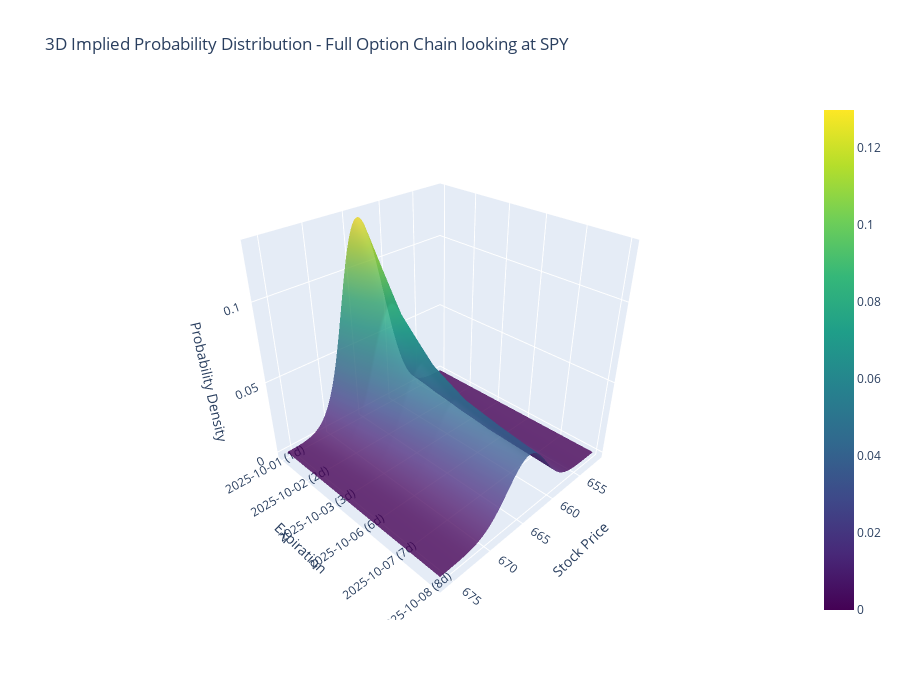

The cell this chart's notebook holds for it:
### Code cell
# Create visualizations
print("\nGenerating 3D IPDF surface plot...")
fig_3d = create_3d_ipdf_surface(options_df, current_price)
fig_3d.show()

### Figure 1 — Plotly figure (JSON) as saved in the notebook; plotly's stock layout.template omitted (floating-point values rounded to 4 significant figures; data arrays with more than 128 entries replaced by an {"elided": "..."} marker saying what was removed)
{"data": [{"colorscale": [[0, "#440154"], [0.1111, "#482878"], [0.2222, "#3e4989"], [0.3333, "#31688e"], [0.4444, "#26828e"], [0.5556, "#1f9e89"], [0.6667, "#35b779"], [0.7778, "#6ece58"], [0.8889, "#b5de2b"], [1, "#fde725"]], "name": "Probability Density", "opacity": 0.8, "type": "surface", "x": {"elided": "200 float values"}, "y": [0, 1, 2, 3, 4, 5], "z": {"elided": "6x200 float values"}}], "layout": {"height": 700, "scene": {"camera": {"eye": {"x": 1.5, "y": 1.5, "z": 1.3}}, "xaxis": {"title": {"text": "Stock Price"}}, "yaxis": {"ticktext": ["2025-10-01 (1d)", "2025-10-02 (2d)", "2025-10-03 (3d)", "2025-10-06 (6d)", "2025-10-07 (7d)", "2025-10-08 (8d)"], "tickvals": [0, 1, 2, 3, 4, 5], "title": {"text": "Expiration"}}, "zaxis": {"title": {"text": "Probability Density"}}}, "title": {"text": "3D Implied Probability Distribution - Full Option Chain looking at SPY"}}}
